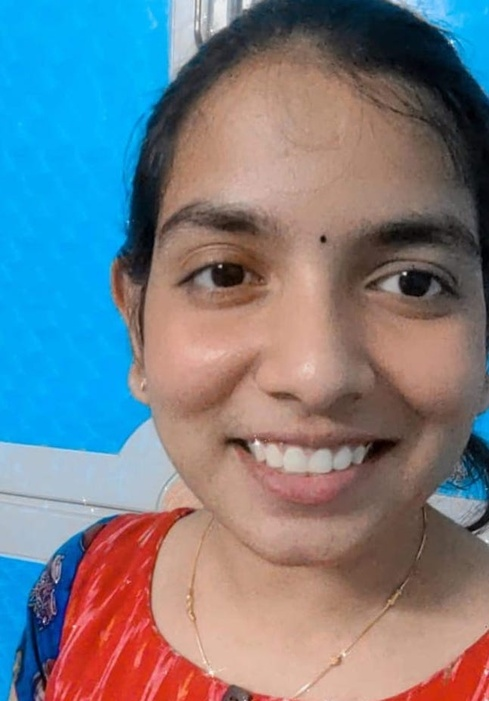
#> input picture 14_8/s1.jpeg, 489 x 701 px, shrunk from 647 x 927 before the run
$ jupyter execute Assignment_8-sanju.ipynb
#> lines starting #> are read from the running program, lines starting #| are printed output that depends on the picture; long printed decimals are rounded
[cell 1]
import numpy as np
import cv2 as cv
from matplotlib import pyplot as plt
img1 = cv.imread('s1.jpeg')
#> img1 is the input picture: shape (701, 489, 3); mean B, G, R 134.3, 125.3, 117.6
img2 = cv.imread('s2.jpeg')
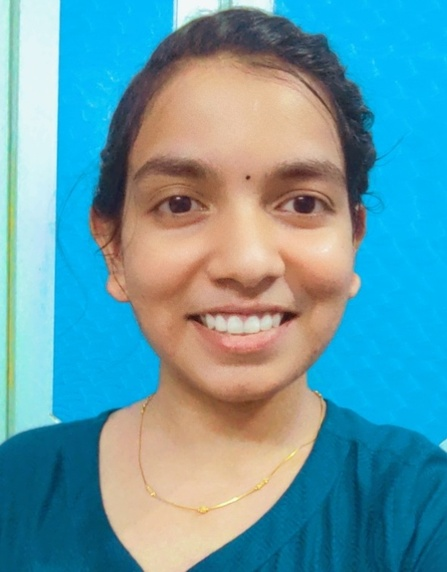
#> input picture 14_8/s2.jpeg, 447 x 572 px, shrunk from 591 x 757 before the run
#> img2 is the input picture: shape (572, 447, 3); mean B, G, R 167.3, 155.1, 100
img7 = cv.imread('k2.jpeg')
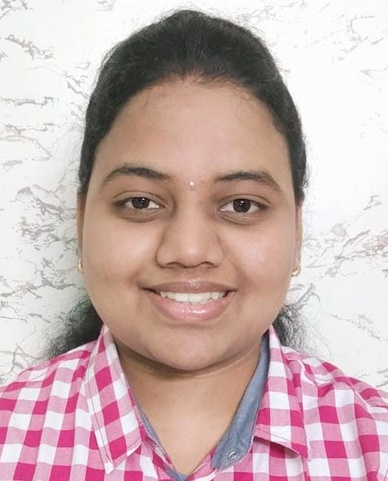
#> input picture 14_8/k2.jpeg, 388 x 481 px, shrunk from 513 x 636 before the run
#> img7 is the input picture: shape (481, 388, 3); mean B, G, R 174.9, 175.8, 200.6
img8 = cv.imread('k3.jpeg')
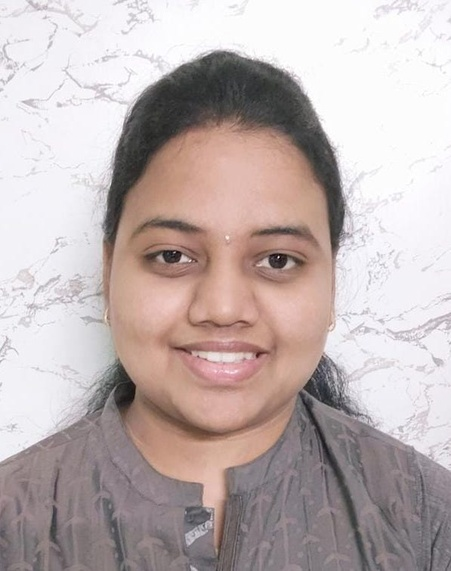
#> input picture 14_8/k3.jpeg, 451 x 571 px, shrunk from 597 x 755 before the run
#> img8 is the input picture: shape (571, 451, 3); mean B, G, R 175.9, 176.9, 189.9
img9 = cv.imread('d2.jpeg')
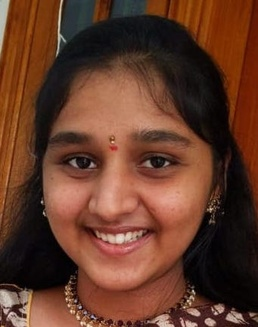
#> input picture 14_8/d2.jpeg, 258 x 327 px, shrunk from 341 x 433 before the run
#> img9 is the input picture: shape (327, 258, 3); mean B, G, R 41.1, 58.6, 100.1
img10 = cv.imread('d3.jpeg')
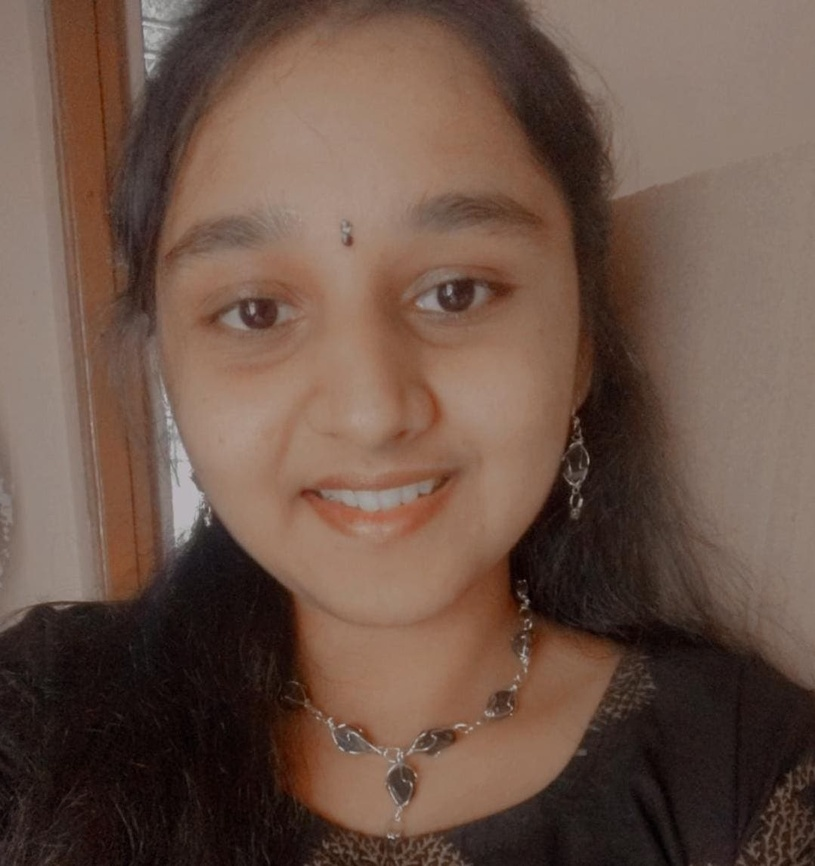
#> input picture 14_8/d3.jpeg, 815 x 866 px, shrunk from 1078 x 1146 before the run
#> img10 is the input picture: shape (866, 815, 3); mean B, G, R 70.4, 82.8, 107.2


gray1= cv.cvtColor(img1,cv.COLOR_BGR2GRAY)
gray2= cv.cvtColor(img2,cv.COLOR_BGR2GRAY)
gray7= cv.cvtColor(img7,cv.COLOR_BGR2GRAY)
gray8= cv.cvtColor(img8,cv.COLOR_BGR2GRAY)
gray9= cv.cvtColor(img9,cv.COLOR_BGR2GRAY)
gray10= cv.cvtColor(img10,cv.COLOR_BGR2GRAY)
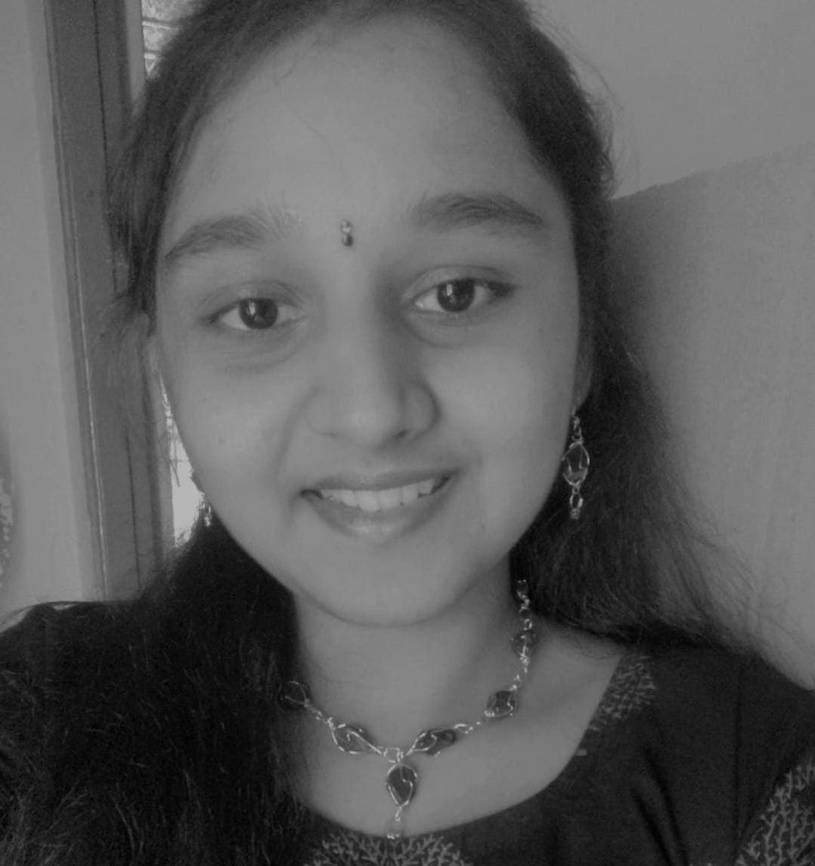
#> gray10: shape (866, 815); min 0, max 189, mean 88.7


sift = cv.SIFT_create()
kp1, des1 = sift.detectAndCompute(gray1,None)
#> kp1 = 866 keypoints; strongest (x, y, size): (405, 273, 2.5), (220, 266, 2.3), (56, 582, 1.9), (323, 239, 4.3)
kp2, des2 = sift.detectAndCompute(gray2,None)
#> kp2 = 302 keypoints; strongest (x, y, size): (287, 316, 9.6), (248, 177, 2.8), (178, 198, 1.9), (305, 205, 12.8)
kp7, des7 = sift.detectAndCompute(gray7,None)
#> kp7 = 918 keypoints; strongest (x, y, size): (138, 67, 46.6), (237, 57, 45), (278, 450, 11.1), (85, 328, 26.6)
kp8, des8 = sift.detectAndCompute(gray8,None)
#> kp8 = 698 keypoints; strongest (x, y, size): (122, 390, 26.6), (183, 259, 4.4), (278, 260, 10.9), (172, 256, 10)
kp9, des9 = sift.detectAndCompute(gray9,None)
#> kp9 = 232 keypoints; strongest (x, y, size): (216, 313, 2), (220, 309, 6), (25, 316, 2.8), (196, 313, 4.8)
kp10, des10 = sift.detectAndCompute(gray10,None)
#> kp10 = 634 keypoints; strongest (x, y, size): (581, 501, 3.2), (530, 625, 2.1), (411, 784, 2.2), (527, 601, 3.1)


# [16 lines of commented-out code are left out]

[cell 2]
# BFMatcher with default params
bf = cv.BFMatcher()
matches1 = bf.knnMatch(des2,des1,k=2)
#> matches1 = 302 matches
matches2 = bf.knnMatch(des2,des10,k=2)
#> matches2 = 302 matches
matches3 = bf.knnMatch(des2,des8,k=2)
#> matches3 = 302 matches


# Apply ratio test
good1 = []
good2 = []
good3 = []


for m,n in matches1:
    if m.distance < 0.75*n.distance:
        good1.append([m])
#> after the loop, good1 = 30 matches
for m,n in matches2:
    if m.distance < 0.75*n.distance:
        good2.append([m])
#> after the loop, good2 = 6 matches
for m,n in matches3:
    if m.distance < 0.75*n.distance:
        good3.append([m])
#> after the loop, good3 = 9 matches
# cv.drawMatchesKnn expects list of lists as matches
if(len(good1)>10 and len(good1)==max(len(good1),len(good2),len(good3))):
    print("Its a match with pic1")
img3 = cv.drawMatchesKnn(img2,kp2,img1,kp1,good1,None,flags=cv.DrawMatchesFlags_NOT_DRAW_SINGLE_POINTS)
plt.imshow(img3),plt.show()

if(len(good2)>10 and len(good2)==max(len(good1),len(good2),len(good3))):
    print("Its a match with pic2")
img4 = cv.drawMatchesKnn(img2,kp2,img10,kp10,good2,None,flags=cv.DrawMatchesFlags_NOT_DRAW_SINGLE_POINTS)
plt.imshow(img4),plt.show()

if(len(good3)>10 and len(good3)==max(len(good1),len(good2),len(good3))):
    print("Its a match with pic3")
img5 = cv.drawMatchesKnn(img2,kp2,img8,kp8,good3,None,flags=cv.DrawMatchesFlags_NOT_DRAW_SINGLE_POINTS)
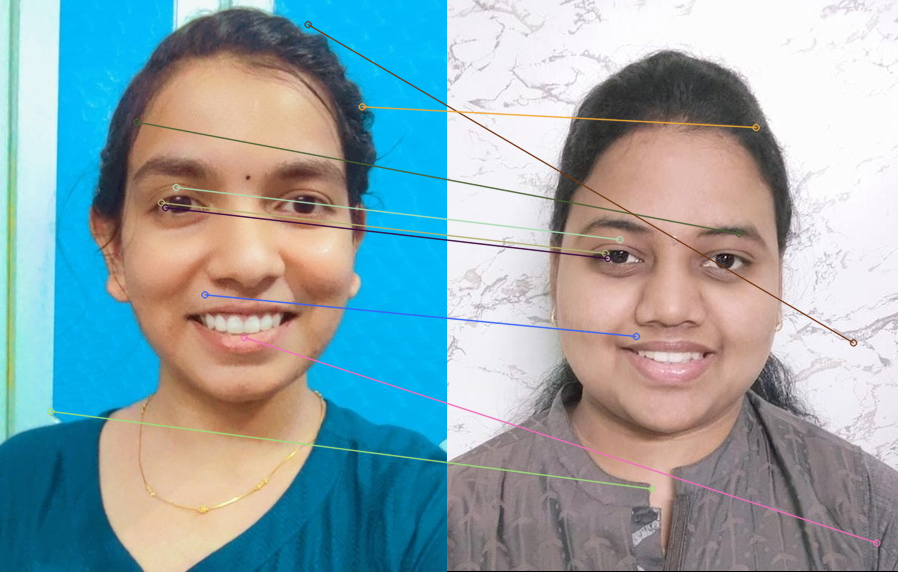
#> img5: shape (572, 898, 3); mean B, G, R 170.8, 165.5, 145
plt.imshow(img5),plt.show()


print(len(good1))
#| 30
print(len(good2))
#| 6
print(len(good3))
#| 9

[cell 3]
for m,n in matches1:
    print(m.distance,n.distance)
#> this loop made 302 passes
#| 204.504 275.147
#| 104.216 109.289
#| 146.786 162.330
#| 137.521 157.737
#| 205.954 208.543
#| 201.080 205.937
#| 181.185 200.995
#| 107.121 108.277
#> (further printed lines are left out)

[cell 4]
print(des1[1])
print(des2[1])

[cell 5]
# FLANN parameters
FLANN_INDEX_KDTREE = 1
index_params = dict(algorithm = FLANN_INDEX_KDTREE, trees = 5)
search_params = dict(checks=50)   # or pass empty dictionary
flann = cv.FlannBasedMatcher(index_params,search_params)
matches = flann.knnMatch(des2,des1,k=2)
#> matches = 302 matches
# Need to draw only good matches, so create a mask
matchesMask = [[0,0] for i in range(len(matches))]
#> matchesMask = 302 pairs, first value 0 to 0, second value 0 to 0
# ratio test as per Lowe's paper
count=0
for i,(m,n) in enumerate(matches):
    if m.distance < 0.75*n.distance:
        matchesMask[i]=[1,0]
        count=count+1
#> after the loop, count = 31; matchesMask = 302 pairs, first value 0 to 1, second value 0 to 0
draw_params = dict(matchColor = (0,255,0),
                   singlePointColor = (255,0,0),
                   matchesMask = matchesMask,
                   flags = cv.DrawMatchesFlags_DEFAULT)
#> draw_params = 4 items
img3 = cv.drawMatchesKnn(img2,kp2,img1,kp1,matches,None,**draw_params)
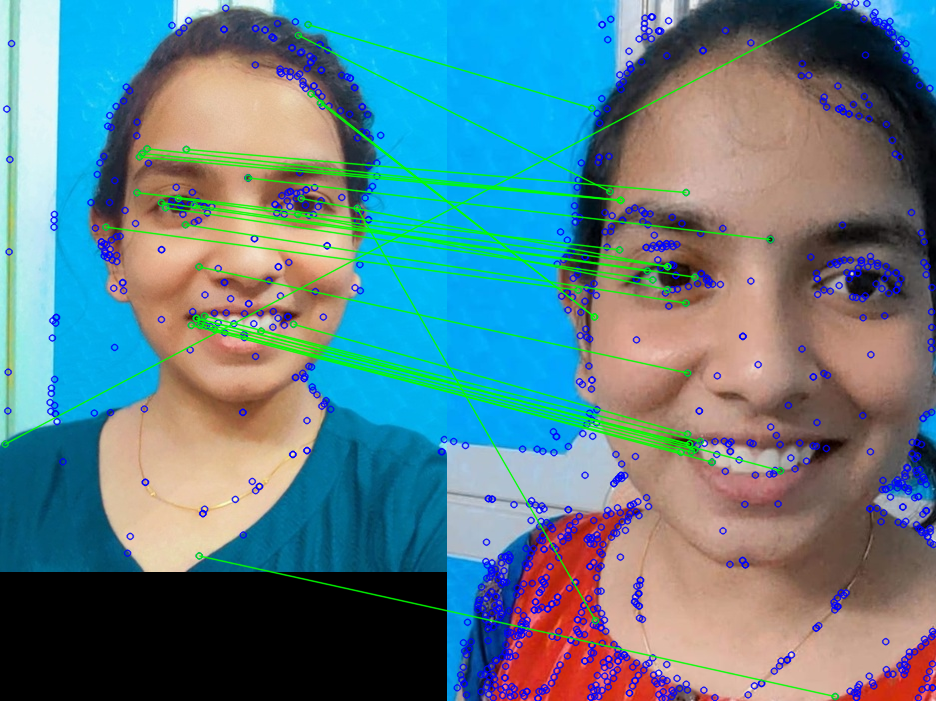
#> img3: shape (701, 936, 3); mean B, G, R 134.8, 126, 93.8
plt.imshow(img3,),plt.show()
print(count)

matches = flann.knnMatch(des2,des10,k=2)
# Need to draw only good matches, so create a mask
matchesMask = [[0,0] for i in range(len(matches))]
#> matchesMask = 302 pairs, first value 0 to 0, second value 0 to 0
# ratio test as per Lowe's paper
count=0
for i,(m,n) in enumerate(matches):
    if m.distance < 0.75*n.distance:
        matchesMask[i]=[1,0]
        count=count+1
#> after the loop, count = 10; matchesMask = 302 pairs, first value 0 to 1, second value 0 to 0
draw_params = dict(matchColor = (0,255,0),
                   singlePointColor = (255,0,0),
                   matchesMask = matchesMask,
                   flags = cv.DrawMatchesFlags_DEFAULT)
img3 = cv.drawMatchesKnn(img2,kp2,img10,kp10,matches,None,**draw_params)
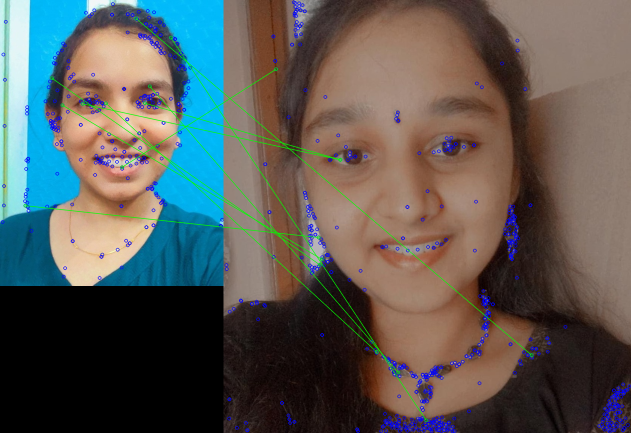
#> img3: shape (866, 1262, 3) (shown at 1/2 size); mean B, G, R 86.2, 89.5, 90.2
plt.imshow(img3,),plt.show()
print(count)

matches = flann.knnMatch(des2,des8,k=2)
# Need to draw only good matches, so create a mask
matchesMask = [[0,0] for i in range(len(matches))]
#> matchesMask = 302 pairs, first value 0 to 0, second value 0 to 0
# ratio test as per Lowe's paper
count=0
for i,(m,n) in enumerate(matches):
    if m.distance < 0.75*n.distance:
        matchesMask[i]=[1,0]
        count=count+1
#> after the loop, count = 11; matchesMask = 302 pairs, first value 0 to 1, second value 0 to 0
draw_params = dict(matchColor = (0,255,0),
                   singlePointColor = (255,0,0),
                   matchesMask = matchesMask,
                   flags = cv.DrawMatchesFlags_DEFAULT)
img3 = cv.drawMatchesKnn(img2,kp2,img8,kp8,matches,None,**draw_params)
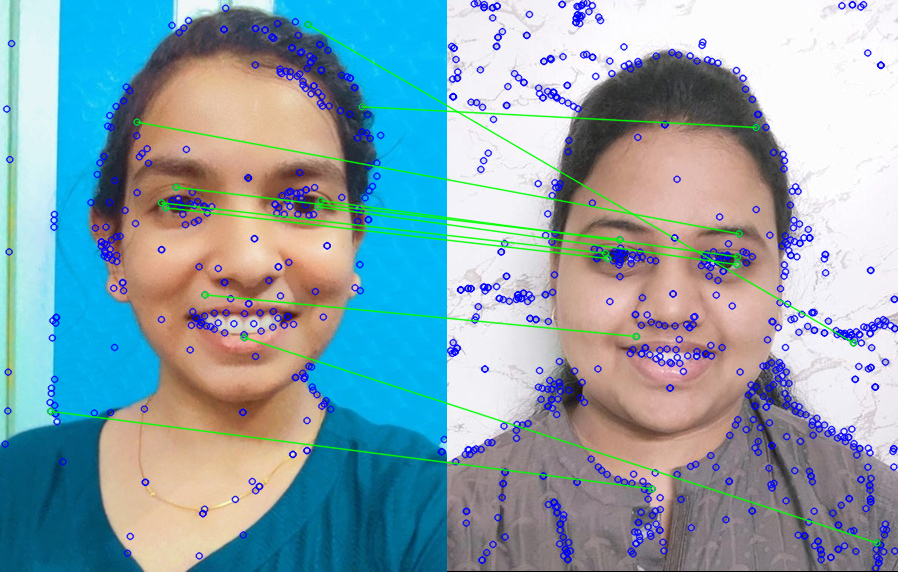
#> img3: shape (572, 898, 3); mean B, G, R 172.5, 162.2, 137.4
plt.imshow(img3,),plt.show()
print(count)
